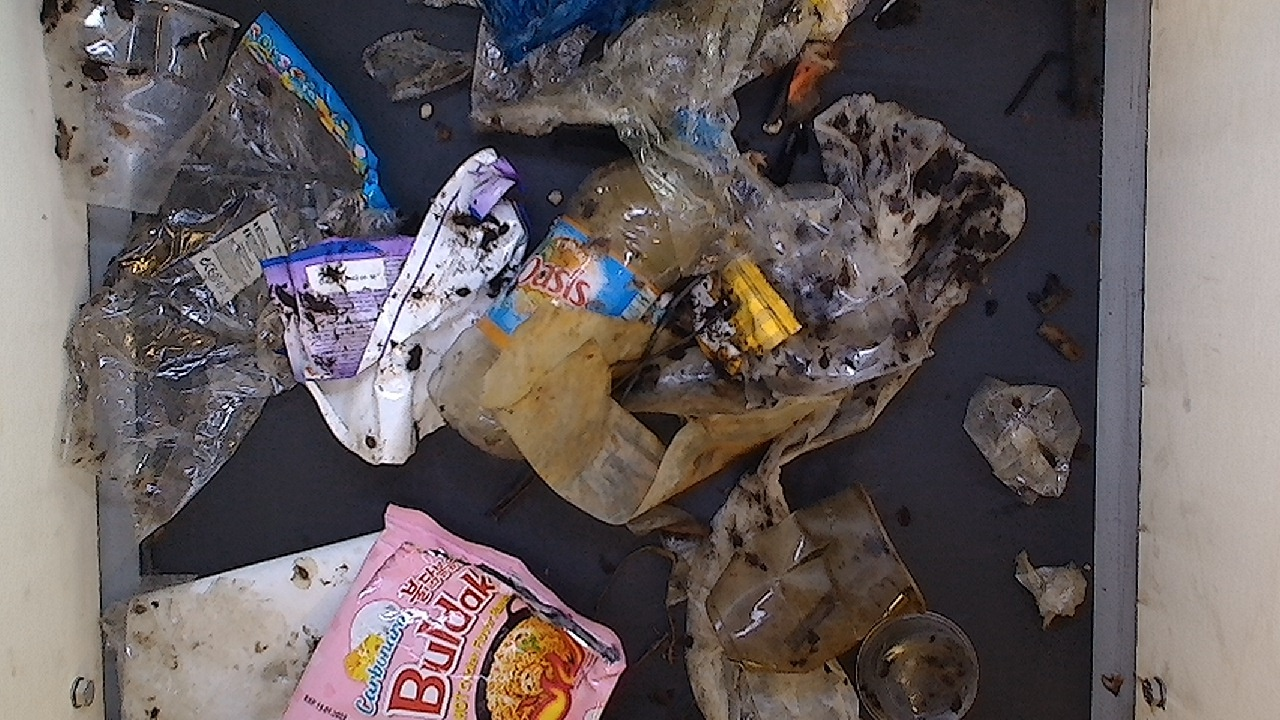
#> input picture Data/photo_10.jpg, 1280 x 720 px; its folder holds only this picture in this run
$ python Kmeans.py
#> lines starting #> are read from the running program, lines starting #| are printed output that depends on the picture
# K-means
import cv2
import numpy as np
from sklearn.cluster import KMeans
import glob
import matplotlib.pyplot as plt

# Step 1: Collect Pixel Data from Multiple Images
def collect_pixels(image_paths):
    pixels = []
    for path in image_paths:
        image = cv2.imread(path)
#> image is the input picture: shape (720, 1280, 3); mean B, G, R 94.7, 93.9, 103
        image = cv2.cvtColor(image, cv2.COLOR_BGR2RGB)
        pixels.append(image.reshape(-1, 3))
    return np.vstack(pixels)

# List of image paths
image_paths = glob.glob('Data/*.jpg')

# Collect pixels from all images
all_pixels = collect_pixels(image_paths)

# Step 2: Train K-Means on Combined Data
k = 100  # Adjust based on the number of clusters you expect
kmeans = KMeans(n_clusters=k, random_state=42)
kmeans.fit(all_pixels)

# Function to apply the trained K-Means model to an image
def segment_image(image_path, kmeans_model):
#> called with image_path = 'Data/photo_10.jpg'
    image = cv2.imread(image_path)
    image = cv2.cvtColor(image, cv2.COLOR_BGR2RGB)
    pixels = image.reshape(-1, 3)
    labels = kmeans_model.predict(pixels)
    segmented_image = labels.reshape(image.shape[0], image.shape[1])
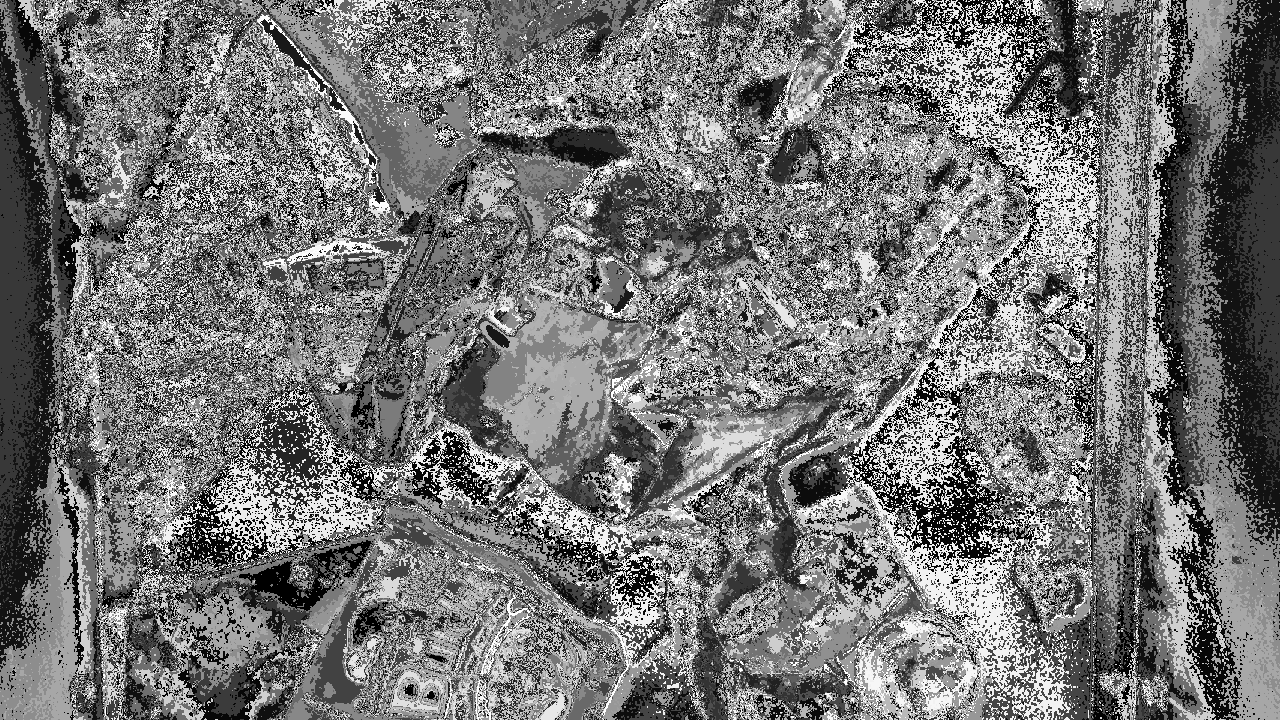
#> segmented_image: shape (720, 1280) int32; min 0, max 99, mean 45.7; drawn with min black and max white
    return segmented_image

# Step 3: Apply the Trained K-Means Model to Each Image
for path in image_paths:
    segmented_image = segment_image(path, kmeans)
    plt.figure()
    plt.imshow(segmented_image, cmap='viridis')
    plt.title(f'Segmented Image: {path}')
    plt.axis('off')
    plt.show()
